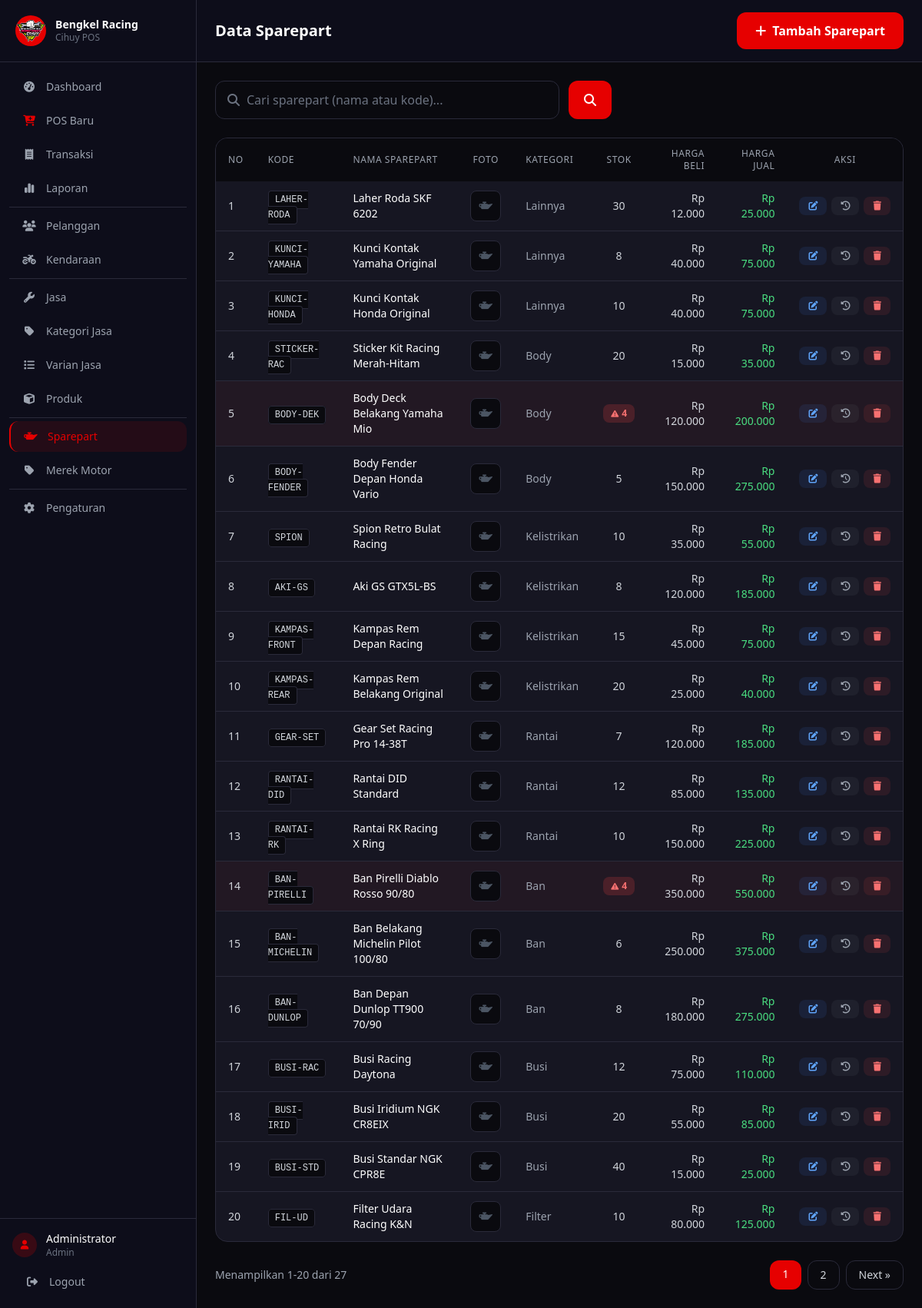
Page /pages/sparepart/index.php (signed in) on the committed database.
### tables this page shows
CREATE TABLE sparepart (
    id INT AUTO_INCREMENT PRIMARY KEY,
    id_kategori INT NOT NULL,
    kode VARCHAR(50) UNIQUE,
    nama VARCHAR(200) NOT NULL,
    stok INT NOT NULL DEFAULT 0,
    harga_beli INT NOT NULL,
    harga_jual INT NOT NULL,
    gambar VARCHAR(255),
    FOREIGN KEY (id_kategori) REFERENCES kategori_sparepart(id)
);

CREATE TABLE kategori_sparepart (
    id INT AUTO_INCREMENT PRIMARY KEY,
    nama VARCHAR(100) NOT NULL
);

### pages/sparepart/index.php (the view, shortened to what this page needs)
<?php
require_once '../../config/database.php';
$search = $_GET['search'] ?? '';
$sort_stok = $_GET['sort_stok'] ?? '';
$page = (int)($_GET['page'] ?? 1);
$limit = 20;
$offset = ($page - 1) * $limit;
$where = '';
$params = [];
$types = '';
$order_clause = "s.id DESC";
$count_sql = "SELECT COUNT(*)
        FROM sparepart s
        JOIN kategori_sparepart k ON s.id_kategori = k.id
        $where";
$count_stmt = $conn->prepare($count_sql);
$count_stmt->execute();
$total = $count_stmt->get_result()->fetch_row()[0];
$total_pages = ceil($total / $limit);
$sql = "SELECT s.*, k.nama AS nama_kategori
        FROM sparepart s
        JOIN kategori_sparepart k ON s.id_kategori = k.id
        $where
        ORDER BY $order_clause
        LIMIT ? OFFSET ?";
$stmt = $conn->prepare($sql);
if (!empty($params)) {
    $bind_types = $types . "ii";
    $bind_params = array_merge($params, [$limit, $offset]);
    $stmt->bind_param($bind_types, ...$bind_params);
} else {
    $stmt->bind_param("ii", $limit, $offset);
}
$stmt->execute();
$sparepart = $stmt->get_result();
$preserve_params = '';
?>
<?php include '../../layout/header.php'; ?>
<?php include '../../layout/sidebar.php'; ?>
<div class="flex-1 flex flex-col w-full min-w-0">
    <header class="bg-[#0d0d1a] border-b border-[#2a2a3a] px-4 md:px-6 py-4 pl-16 md:pl-6">
        <div class="flex flex-col sm:flex-row items-start sm:items-center justify-between gap-2">
            <h2 class="text-xl font-bold text-white">Data Sparepart</h2>
            <a href="tambah.php" class="w-full sm:w-auto text-center px-6 py-3 bg-[#e60000] hover:bg-[#ffd700] text-white font-semibold rounded-xl transition-colors">
                <i class="fas fa-plus mr-2"></i>Tambah Sparepart
            </a>
        </div>
    </header>
    <main class="flex-1 p-4 md:p-6 overflow-y-auto">
        <div class="mb-6">
            <form action="" method="GET" class="flex gap-3">
                <div class="relative flex-1 max-w-xs sm:max-w-md">
                    <i class="fas fa-search absolute left-4 top-1/2 -translate-y-1/2 text-gray-500"></i>
                    <input type="text" name="search" value="<?= htmlspecialchars($search) ?>"
                        placeholder="Cari sparepart (nama atau kode)..."
                        class="w-full pl-10 pr-4 py-3 bg-[#0a0a0f] border border-[#2a2a3a] rounded-xl text-white placeholder-gray-500 focus:outline-none focus:border-[#e60000]">
                </div>
                <button type="submit"
                    class="px-5 py-3 bg-[#e60000] hover:bg-[#ffd700] text-white rounded-xl transition-colors">
                    <i class="fas fa-search"></i>
                </button>
            </form>
        </div>
        <div class="bg-[#161622] rounded-2xl border border-[#2a2a3a] overflow-hidden">
            <div class="table-responsive">
            <table class="table-custom w-full">
                <thead>
                    <tr class="bg-[#0a0a0f]">
                        <th class="px-4 py-3 text-left text-xs font-medium text-gray-400 uppercase tracking-wider">No</th>
                        <th class="px-4 py-3 text-left text-xs font-medium text-gray-400 uppercase tracking-wider">Kode</th>
                        <th class="px-4 py-3 text-left text-xs font-medium text-gray-400 uppercase tracking-wider">Nama Sparepart</th>
                        <th class="px-4 py-3 text-center text-xs font-medium text-gray-400 uppercase tracking-wider">Foto</th>
                        <th class="px-4 py-3 text-left text-xs font-medium text-gray-400 uppercase tracking-wider">Kategori</th>
                        <th class="px-4 py-3 text-center text-xs font-medium text-gray-400 uppercase tracking-wider cursor-pointer hover:text-white transition-colors" onclick="var u=new (window.URL||URL)(location.href),s=u.searchParams.get('sort_stok');u.searchParams.set('sort_stok',s==='asc'?'desc':'asc');location.href=u.toString()">
                            Stok <?php if ($sort_stok === 'asc'): ?><span class="text-[#e60000] ml-1">↑</span><?php elseif ($sort_stok === 'desc'): ?><span class="text-[#e60000] ml-1">↓</span><?php endif; ?>
                        </th>
                        <th class="px-4 py-3 text-right text-xs font-medium text-gray-400 uppercase tracking-wider">Harga Beli</th>
                        <th class="px-4 py-3 text-right text-xs font-medium text-gray-400 uppercase tracking-wider">Harga Jual</th>
                        <th class="px-4 py-3 text-center text-xs font-medium text-gray-400 uppercase tracking-wider">Aksi</th>
                    </tr>
                </thead>
                <tbody class="divide-y divide-[#2a2a3a]">
                    <?php $no = $offset + 1; ?>
                    <?php while ($row = $sparepart->fetch_assoc()): ?>
                        <?php $stok_menipis = $row['stok'] < 5; ?>
                        <tr class="hover:bg-[#0a0a0f] transition-colors <?= $stok_menipis ? 'bg-red-500/5' : '' ?>">
                            <td class="px-4 py-3 text-sm text-gray-300"><?= $no++ ?></td>
                            <td class="px-4 py-3 text-sm">
                                <span class="font-mono text-xs bg-[#0a0a0f] px-2 py-1 rounded border border-[#2a2a3a] text-gray-300">
                                    <?= htmlspecialchars($row['kode'] ?? '-') ?>
                                </span>
                            </td>
                            <td class="px-4 py-3 text-sm text-white font-medium"><?= htmlspecialchars($row['nama']) ?></td>
                            <td class="px-4 py-3 text-center">
                                <?php if (!empty($row['gambar'])): ?>
                                    <img src="../../<?= htmlspecialchars($row['gambar']) ?>"
                                        class="w-10 h-10 rounded-lg object-cover border border-[#2a2a3a] mx-auto"
                                        alt="foto">
                                <?php else: ?>
                                    <div class="w-10 h-10 rounded-lg bg-[#0a0a0f] border border-[#2a2a3a] flex items-center justify-center mx-auto">
                                        <i class="fas fa-oil-can text-gray-600 text-sm"></i>
                                    </div>
                                <?php endif; ?>
                            </td>
                            <td class="px-4 py-3 text-sm text-gray-400"><?= htmlspecialchars($row['nama_kategori']) ?></td>
                            <td class="px-4 py-3 text-sm text-center">
                                <?php if ($stok_menipis): ?>
                                    <span class="inline-flex items-center gap-1 px-2.5 py-1 bg-red-500/20 text-red-400 rounded-lg font-semibold text-xs">
                                        <i class="fas fa-exclamation-triangle text-[10px]"></i>
                                        <?= $row['stok'] ?>
                                    </span>
                                <?php else: ?>
                                    <span class="text-gray-300 font-medium"><?= $row['stok'] ?></span>
                                <?php endif; ?>
                            </td>
                            <td class="px-4 py-3 text-sm text-right text-gray-300">Rp <?= number_format($row['harga_beli'], 0, ',', '.') ?></td>
                            <td class="px-4 py-3 text-sm text-right text-green-400 font-medium">Rp <?= number_format($row['harga_jual'], 0, ',', '.') ?></td>
                            <td class="px-4 py-3 text-sm text-center">
                                <div class="flex items-center justify-center gap-1.5">
                                    <a href="edit.php?id=<?= $row['id'] ?>"
                                        class="inline-flex items-center gap-1 px-3 py-1.5 bg-blue-500/10 text-blue-400 rounded-lg hover:bg-blue-500/20 transition-colors text-xs font-medium">
                                        <i class="fas fa-edit"></i>
                                    </a>
                                    <a href="log_stok.php?id=<?= $row['id'] ?>"
                                        class="inline-flex items-center gap-1 px-3 py-1.5 bg-gray-500/10 text-gray-400 rounded-lg hover:bg-gray-500/20 transition-colors text-xs font-medium"
                                        title="Riwayat Stok">
                                        <i class="fas fa-history"></i>
                                    </a>
                                    <a href="hapus.php?id=<?= $row['id'] ?>"
                                        class="inline-flex items-center gap-1 px-3 py-1.5 bg-red-500/10 text-red-400 rounded-lg hover:bg-red-500/20 transition-colors text-xs font-medium btn-hapus"
                                        data-nama="<?= htmlspecialchars($row['nama']) ?>">
                                        <i class="fas fa-trash"></i>
                                    </a>
                                </div>
                            </td>
                        </tr>
                    <?php endwhile; ?>
                </tbody>
            </table>
            </div>
        </div>
        <?php if ($total_pages > 1): ?>
        <div class="flex flex-col sm:flex-row items-center justify-between gap-3 mt-6">
            <p class="text-sm text-gray-400">Menampilkan <?= $offset + 1 ?>-<?= min($offset + $limit, $total) ?> dari <?= $total ?></p>
            <div class="flex flex-wrap gap-2">
                <?php for ($i = 1; $i <= $total_pages; $i++): ?>
                    <a href="?page=<?= $i ?><?= $preserve_params ?>" class="px-4 py-2 rounded-xl text-sm transition-colors <?= $i == $page ? 'bg-[#e60000] text-white' : 'bg-[#0a0a0f] border border-[#2a2a3a] text-gray-300 hover:text-white hover:border-[#e60000]' ?>"><?= $i ?></a>
                <?php endfor; ?>
                <?php if ($page < $total_pages): ?>
                    <a href="?page=<?= $page + 1 ?><?= $preserve_params ?>" class="px-4 py-2 bg-[#0a0a0f] border border-[#2a2a3a] rounded-xl text-sm text-gray-300 hover:text-white hover:border-[#e60000] transition-colors">Next »</a>
                <?php endif; ?>
            </div>
        </div>
        <?php endif; ?>
    </main>
</div>
<?php include '../../layout/footer.php'; ?>

### assets/css/style.css (style rules this page uses)
* { transition: background-color 0.2s, border-color 0.2s; }
.table-custom th { font-size: 0.75rem; text-transform: uppercase; letter-spacing: 0.05em; }
.table-responsive { overflow-x: auto; -webkit-overflow-scrolling: touch; }

### rows in the picture
sparepart: kode "LAHER-RODA", nama "Laher Roda SKF 6202", id_kategori.nama "Lainnya", stok "30", harga_beli "12.000", harga_jual "25.000"
sparepart: kode "KUNCI-YAMAHA", nama "Kunci Kontak Yamaha Original", id_kategori.nama "Lainnya", stok "8", harga_beli "40.000", harga_jual "75.000"
sparepart: kode "KUNCI-HONDA", nama "Kunci Kontak Honda Original", id_kategori.nama "Lainnya", stok "10", harga_beli "40.000", harga_jual "75.000"
sparepart: kode "STICKER-RAC", nama "Sticker Kit Racing Merah-Hitam", id_kategori.nama "Body", stok "20", harga_beli "15.000", harga_jual "35.000"
sparepart: kode "BODY-DEK", nama "Body Deck Belakang Yamaha Mio", id_kategori.nama "Body", stok "4", harga_beli "120.000", harga_jual "200.000"
sparepart: kode "BODY-FENDER", nama "Body Fender Depan Honda Vario", id_kategori.nama "Body", stok "5", harga_beli "150.000", harga_jual "275.000"
sparepart: kode "SPION", nama "Spion Retro Bulat Racing", id_kategori.nama "Kelistrikan", stok "10", harga_beli "35.000", harga_jual "55.000"
sparepart: kode "AKI-GS", nama "Aki GS GTX5L-BS", id_kategori.nama "Kelistrikan", stok "8", harga_beli "120.000", harga_jual "185.000"
sparepart: kode "KAMPAS-FRONT", nama "Kampas Rem Depan Racing", id_kategori.nama "Kelistrikan", stok "15", harga_beli "45.000", harga_jual "75.000"
sparepart: kode "KAMPAS-REAR", nama "Kampas Rem Belakang Original", id_kategori.nama "Kelistrikan", stok "20", harga_beli "25.000", harga_jual "40.000"
sparepart: kode "GEAR-SET", nama "Gear Set Racing Pro 14-38T", id_kategori.nama "Rantai", stok "7", harga_beli "120.000", harga_jual "185.000"
sparepart: kode "RANTAI-DID", nama "Rantai DID Standard", id_kategori.nama "Rantai", stok "12", harga_beli "85.000", harga_jual "135.000"
sparepart: kode "RANTAI-RK", nama "Rantai RK Racing X Ring", id_kategori.nama "Rantai", stok "10", harga_beli "150.000", harga_jual "225.000"
sparepart: kode "BAN-PIRELLI", nama "Ban Pirelli Diablo Rosso 90/80", id_kategori.nama "Ban", stok "4", harga_beli "350.000", harga_jual "550.000"
sparepart: kode "BAN-MICHELIN", nama "Ban Belakang Michelin Pilot 100/80", id_kategori.nama "Ban", stok "6", harga_beli "250.000", harga_jual "375.000"
sparepart: kode "BAN-DUNLOP", nama "Ban Depan Dunlop TT900 70/90", id_kategori.nama "Ban", stok "8", harga_beli "180.000", harga_jual "275.000"
sparepart: kode "BUSI-RAC", nama "Busi Racing Daytona", id_kategori.nama "Busi", stok "12", harga_beli "75.000", harga_jual "110.000"
sparepart: kode "BUSI-IRID", nama "Busi Iridium NGK CR8EIX", id_kategori.nama "Busi", stok "20", harga_beli "55.000", harga_jual "85.000"
sparepart: kode "BUSI-STD", nama "Busi Standar NGK CPR8E", id_kategori.nama "Busi", stok "40", harga_beli "15.000", harga_jual "25.000"
sparepart: kode "FIL-UD", nama "Filter Udara Racing K&N", id_kategori.nama "Filter", stok "10", harga_beli "80.000", harga_jual "125.000"

### other values in the picture
$item['label'] "Dashboard"
$item['label'] "POS Baru"
$item['label'] "Transaksi"
$item['label'] "Laporan"
$item['label'] "Pelanggan"
$item['label'] "Kendaraan"
$item['label'] "Jasa"
$item['label'] "Kategori Jasa"
$item['label'] "Varian Jasa"
$item['label'] "Produk"
$item['label'] "Sparepart"
$item['label'] "Merek Motor"
$item['label'] "Pengaturan"
$_SESSION['nama'] "Administrator"
$_SESSION['role'] "Admin"
